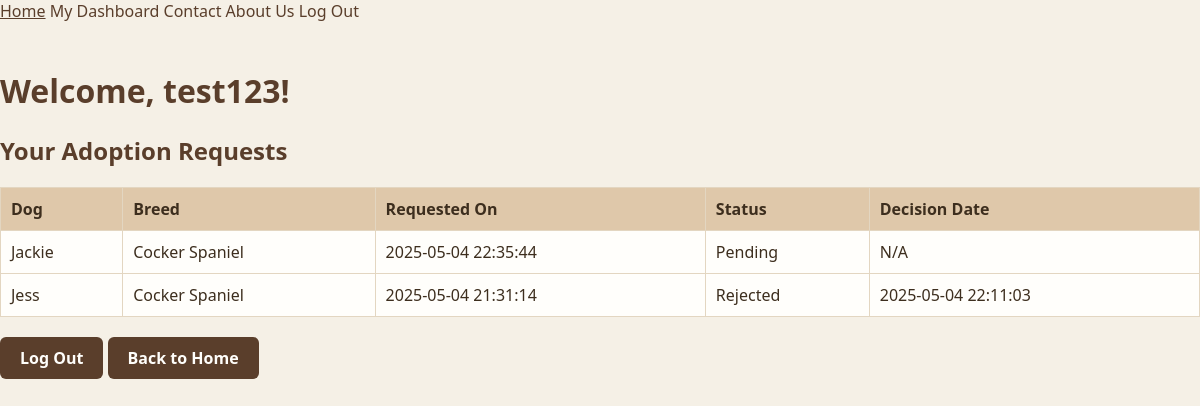
Page /SEProject/dogAdoptionCentre/dashboard/dashboard.php (signed in) on the committed database.
### tables this page shows
CREATE TABLE `users` (
  `id` int(11) NOT NULL,
  `first_name` varchar(100) NOT NULL,
  `email` varchar(255) NOT NULL,
  `password` varchar(255) NOT NULL,
  `created_at` timestamp NOT NULL DEFAULT current_timestamp()
);

CREATE TABLE `adoption_requests` (
  `id` int(11) NOT NULL,
  `user_id` int(11) NOT NULL,
  `dog_id` int(11) NOT NULL,
  `request_date` timestamp NOT NULL DEFAULT current_timestamp(),
  `status` enum('Pending','Approved','Rejected') DEFAULT 'Pending',
  `decision_date` timestamp NULL DEFAULT NULL
);

CREATE TABLE `dogs` (
  `id` int(11) NOT NULL,
  `name` varchar(100) NOT NULL,
  `breed` varchar(100) NOT NULL,
  `age` int(11) NOT NULL,
  `gender` enum('Male','Female') NOT NULL,
  `description` text DEFAULT NULL,
  `image` varchar(255) DEFAULT NULL,
  `created_at` timestamp NOT NULL DEFAULT current_timestamp(),
  `is_available` tinyint(1) DEFAULT 1
);

### SEProject/dogAdoptionCentre/dashboard/dashboard.php (the view, shortened to what this page needs)
<?php
require '../template/header.php';
$db = new Database();
$pdo = $db->getConnection();
$userID = $_SESSION['user_id'];
$stmt = $pdo->prepare("SELECT * FROM users WHERE id = :id");
$stmt->bindParam(':id', $userID);
$stmt->execute();
$user = $stmt->fetch(PDO::FETCH_ASSOC);
$stmt = $pdo->prepare("
    SELECT ar.*, d.name AS dog_name, d.breed
    FROM adoption_requests ar
    LEFT JOIN dogs d ON ar.dog_id = d.id
    WHERE ar.user_id = :userID
    ORDER BY ar.request_date DESC
");
$stmt->bindParam(':userID', $userID);
$stmt->execute();
$requests = $stmt->fetchAll(PDO::FETCH_ASSOC);
?>
<!DOCTYPE html>
<html lang="en">
<head>
    <link rel="stylesheet" href="../css/theme.css">
</head>
<body>
<div class="dashboard-container">
    <h1>Welcome, <?php echo htmlspecialchars($user['first_name']); ?>!</h1>
    <h2>Your Adoption Requests</h2>
    <table>
        <thead>
        <tr>
            <th>Dog</th>
            <th>Breed</th>
            <th>Requested On</th>
            <th>Status</th>
            <th>Decision Date</th>
        </tr>
        </thead>
        <tbody>
        <?php if ($requests): ?>
            <?php foreach ($requests as $req): ?>
                <tr>
                    <td><?php echo htmlspecialchars($req['dog_name']); ?></td>
                    <td><?php echo htmlspecialchars($req['breed']); ?></td>
                    <td><?php echo htmlspecialchars($req['request_date']); ?></td>
                    <td><?php echo htmlspecialchars($req['status']); ?></td>
                    <td><?php echo $req['decision_date'] ? htmlspecialchars($req['decision_date']) : 'N/A'; ?></td>
                </tr>
            <?php endforeach; ?>
        <?php else: ?>
            <tr><td colspan="5">You haven't made any adoption requests yet.</td></tr>
        <?php endif; ?>
        </tbody>
    </table>
    <div style="margin-top: 20px;">
        <a href="../authentication/logout/logout.php" class="button">Log Out</a>
        <a href="../public/index.php" class="button back-button">Back to Home</a>
    </div>
</div>
</body>
</html>

### SEProject/dogAdoptionCentre/css/theme.css (style rules this page uses)
body { margin: 0; font-family: "Segoe UI", sans-serif; background-color: #f5f0e6; color: #3d2e1e; }
h1, h2, h3 { color: #5a3e2b; }
a { color: #5a3e2b; text-decoration: none; }
button, .button { background-color: #5a3e2b; color: #fffefb; border: none; padding: 10px 20px; border-radius: 6px; cursor: pointer; text-align: center; display: inline-block; font-weight: bold; }
table { width: 100%; border-collapse: collapse; background-color: #fffefb; margin-top: 1rem; }
th, td { border: 1px solid #e3d6c1; padding: 10px; text-align: left; }
th { background-color: #dfc8aa; color: #3d2e1e; }

### rows in the picture
users: first_name "test123"
adoption_requests: dog.name "Jackie", dog.breed "Cocker Spaniel", request_date "2025-05-04 22:35:44", status "Pending", shows "N/A"
adoption_requests: dog.name "Jess", dog.breed "Cocker Spaniel", request_date "2025-05-04 21:31:14", status "Rejected", decision_date "2025-05-04 22:11:03"
